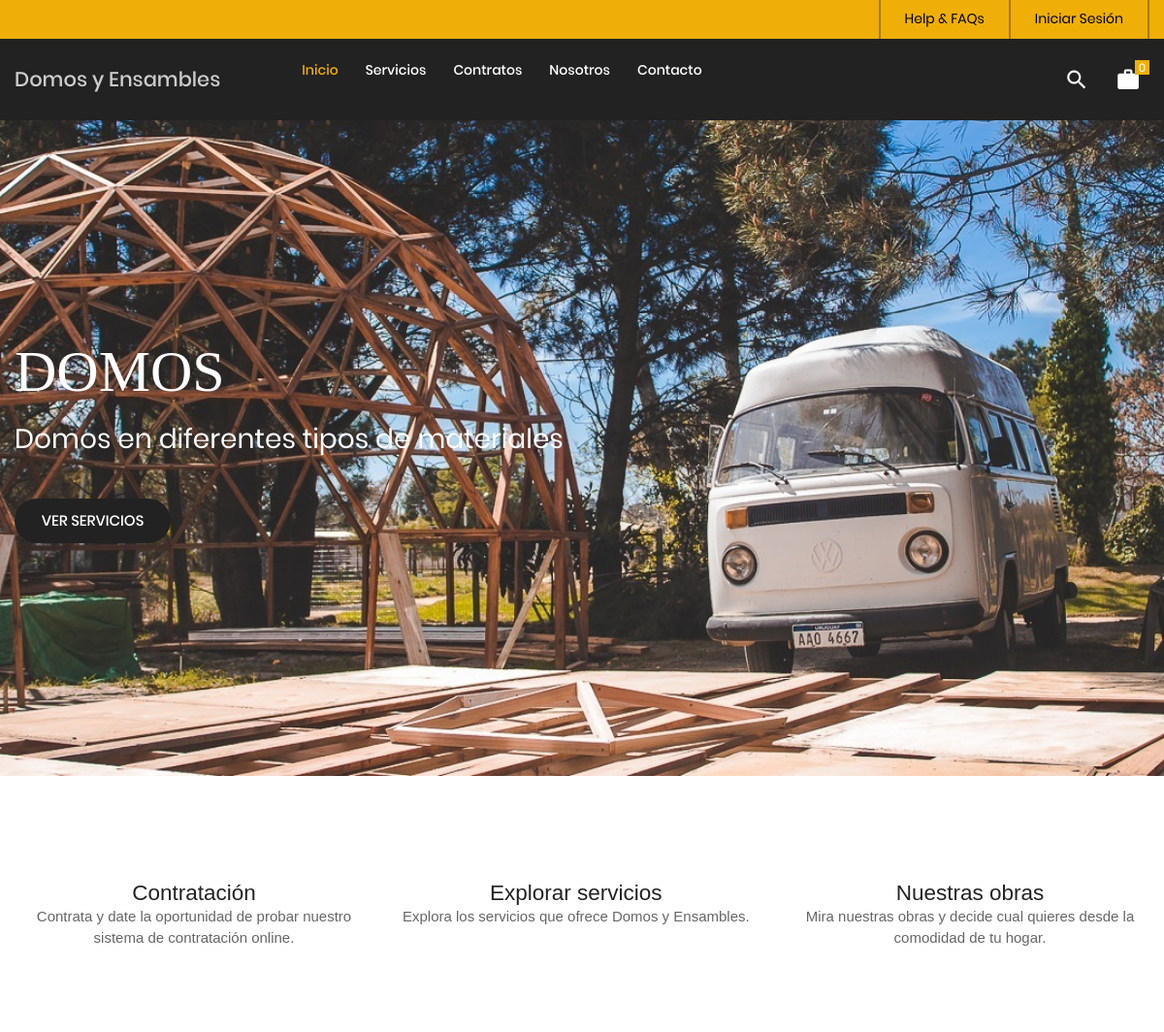
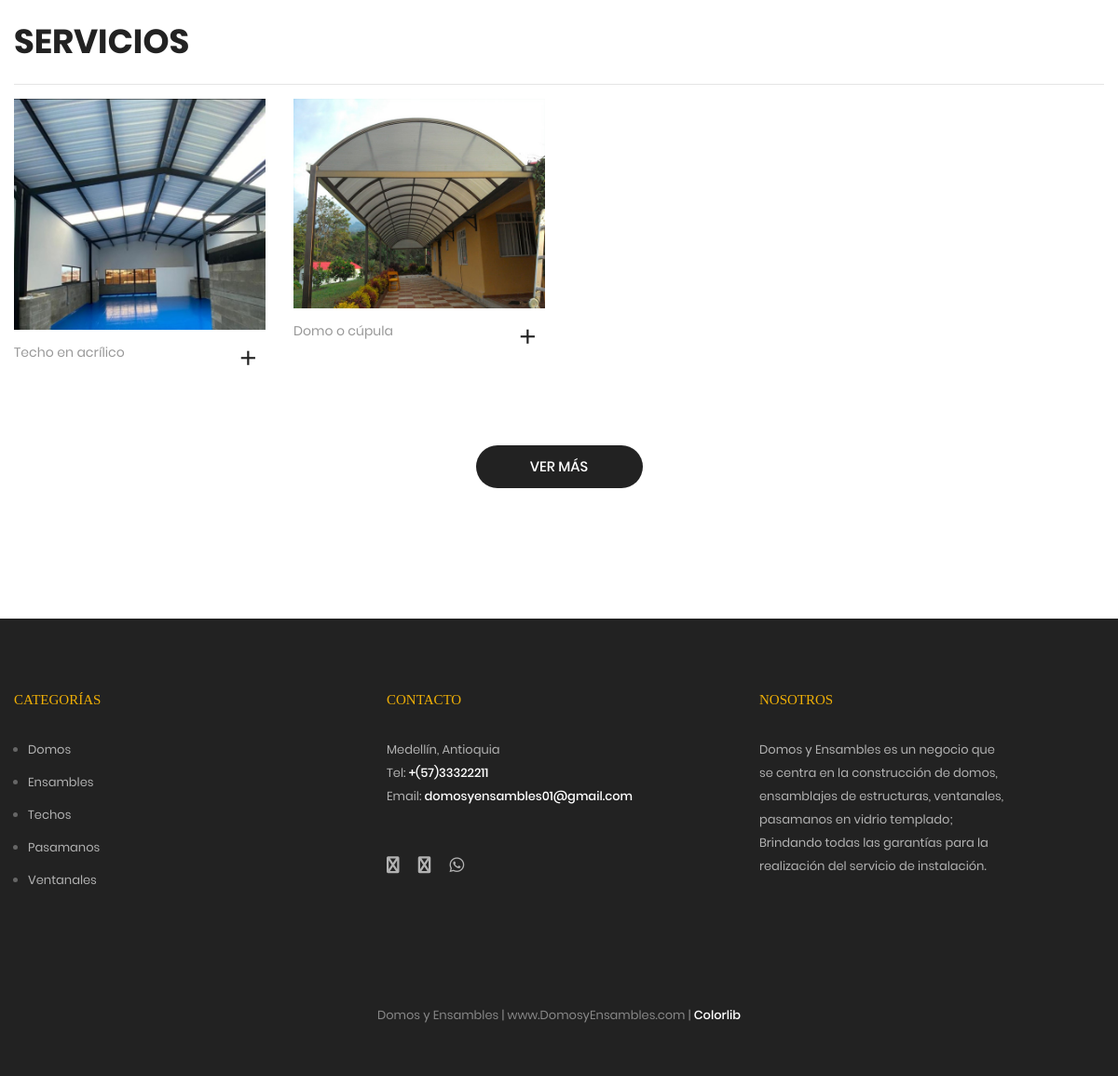
The page / on the database its author committed (2 pictures, top to bottom).
### tables this page shows
CREATE TABLE `categoria` (
  `idcategoria` bigint(20) NOT NULL,
  `nombre` varchar(255) NOT NULL,
  `descripcion` text NOT NULL,
  `portada` varchar(100) NOT NULL,
  `datecreated` datetime NOT NULL DEFAULT current_timestamp(),
  `ruta` varchar(255) NOT NULL,
  `status` int(11) NOT NULL DEFAULT 1
);

CREATE TABLE `servicio` (
  `idservicio` bigint(20) NOT NULL,
  `categoriaid` bigint(20) NOT NULL,
  `codigo` varchar(30) NOT NULL,
  `nombre` varchar(255) NOT NULL,
  `descripcion` text NOT NULL,
  `imagen` varchar(100) DEFAULT NULL,
  `datecreated` datetime NOT NULL DEFAULT current_timestamp(),
  `ruta` varchar(255) NOT NULL,
  `status` int(11) NOT NULL DEFAULT 1
);

### Libraries/Core/Views.php (called while the page is built)
<?php
	class Views
	{
		function getView($controller,$view,$data="")
		{
			$controller = get_class($controller);
			if($controller == "Home"){
				$view = "Views/".$view.".php";
			}else{
				$view = "Views/".$controller."/".$view.".php";
			}
			require_once ($view);
		}
	}
 ?>

### Controllers/Home.php (called while the page is built, shortened)
<?php
	require_once("Models/TCategoria.php");
	require_once("Models/TServicio.php");
	class Home extends Controllers{
		public function home()
		{
			$pageContent = getPageRout('inicio');
			$data['page_tag'] = NOMBRE_EMPESA;
			$data['page_title'] = NOMBRE_EMPESA;
			$data['page_name'] = "domos_y_ensambles";
			$data['page'] = $pageContent;
			$data['slider'] = $this->getCategoriasT(CAT_SLIDER);
			$data['banner'] = $this->getCategoriasT(CAT_BANNER);
			$data['servicios'] = $this->getServiciosT();
			$this->views->getView($this,"home",$data);
		}
	}
 ?>

### index.php (called while the page is built, shortened)
<?php
	require_once("Helpers/Helpers.php");
	require_once("Libraries/Core/Load.php");
 ?>

### Libraries/Core/Mysql.php (called while the page is built, shortened)
<?php
	class Mysql extends Conexion
	{
		private $conexion;
		function __construct()
		{
			$this->conexion = new Conexion();
			$this->conexion = $this->conexion->conect();
		}
		public function select_all(string $query)
		{
			$this->strquery = $query;
        	$result = $this->conexion->prepare($this->strquery);
			$result->execute();
        	$data = $result->fetchall(PDO::FETCH_ASSOC);
        	return $data;
		}
	}
 ?>

### Libraries/Core/Conexion.php (called while the page is built)
<?php
class Conexion{
	private $conect;
	public function __construct(){
		$connectionString = "mysql:host=".DB_HOST.";dbname=".DB_NAME.";charset=".DB_CHARSET;
		try{
			$this->conect = new PDO($connectionString, DB_USER, DB_PASSWORD);
			$this->conect->setAttribute(PDO::ATTR_ERRMODE, PDO::ERRMODE_EXCEPTION);
		}catch(PDOException $e){
			$this->conect = 'Error de conexión';
		    echo "ERROR: " . $e->getMessage();
		}
	}
	public function conect(){
		return $this->conect;
	}
}
?>

### Models/TCategoria.php (called while the page is built, shortened)
<?php
require_once("Libraries/Core/Mysql.php");
trait TCategoria{
	public function getCategoriasT(string $categorias){
		$this->con = new Mysql();
		$sql = "SELECT idcategoria, nombre, descripcion, portada, ruta
				 FROM categoria WHERE status != 0 AND idcategoria IN ($categorias)";
		$request = $this->con->select_all($sql);
		if(count($request) > 0){
			for ($c=0; $c < count($request) ; $c++) {
				$request[$c]['portada'] = BASE_URL.'/Assets/images/uploads/'.$request[$c]['portada'];
			}
		}
		return $request;
	}
}
 ?>

### Helpers/Helpers.php (called while the page is built, shortened)
<?php
	function base_url()
	{
		return BASE_URL;
	}
    function media()
    {
        return BASE_URL."/Assets";
    }
    function footerTienda($data="")
    {
        $view_footer = "Views/Template/footer_tienda.php";
        require_once ($view_footer);
    }
    function getCatFooter(){
        require_once ("Models/CategoriasModel.php");
        $objCategoria = new CategoriasModel();
        $request = $objCategoria->getCategoriasFooter();
        return $request;
    }
    function getInfoPage(int $idpagina){
        require_once("Libraries/Core/Mysql.php");
        $con = new Mysql();
        $sql = "SELECT * FROM post WHERE idpost = $idpagina";
        $request = $con->select($sql);
        return $request;
    }
    function getPageRout(string $ruta){
        require_once("Libraries/Core/Mysql.php");
        $con = new Mysql();
        $sql = "SELECT * FROM post WHERE ruta = '$ruta' AND status != 0 ";
        $request = $con->select($sql);
        if(!empty($request)){
            $request['portada'] = $request['portada'] != "" ? media()."/images/uploads/".$request['portada'] : "";
        }
        return $request;
    }
 ?>

### Models/TServicio.php (called while the page is built, shortened)
<?php
require_once("Libraries/Core/Mysql.php");
trait TServicio{
	public function getServiciosT(){
		$this->con = new Mysql();
		$sql = "SELECT p.idservicio,
						p.codigo,
						p.nombre,
						p.descripcion,
						p.categoriaid,
						c.nombre as categoria,
						p.ruta
				FROM servicio p
				INNER JOIN categoria c
				ON p.categoriaid = c.idcategoria
				WHERE p.status != 0 ORDER BY p.idservicio DESC LIMIT ".CANTPORDHOME;
				$request = $this->con->select_all($sql);
				if(count($request) > 0){
					for ($c=0; $c < count($request) ; $c++) {
						$intIdServicio = $request[$c]['idservicio'];
						$sqlImg = "SELECT img
								FROM imagen
								WHERE servicioid = $intIdServicio";
						$arrImg = $this->con->select_all($sqlImg);
						if(count($arrImg) > 0){
							for ($i=0; $i < count($arrImg); $i++) {
								$arrImg[$i]['url_image'] = media().'/images/uploads/'.$arrImg[$i]['img'];
							}
						}
						$request[$c]['images'] = $arrImg;
					}
				}
		return $request;
	}
}
 ?>

### Models/CategoriasModel.php (called while the page is built, shortened)
<?php
	class CategoriasModel extends Mysql
	{
		public function getCategoriasFooter(){
			$sql = "SELECT idcategoria, nombre, descripcion, portada, ruta
					FROM categoria WHERE  status = 1 AND idcategoria IN (".CAT_FOOTER.")";
			$request = $this->select_all($sql);
			if(count($request) > 0){
				for ($c=0; $c < count($request) ; $c++) {
					$request[$c]['portada'] = BASE_URL.'/Assets/images/uploads/'.$request[$c]['portada'];
				}
			}
			return $request;
		}
	}
 ?>

### Views/home.php (the view, shortened to what this page needs)
<?php
	$arrSlider = $data['slider'];
	$arrServicios = $data['servicios'];
 ?>
	<section class="section-slide">
		<div class="wrap-slick1">
			<div class="slick1">
			<?php
			for ($i=0; $i < count($arrSlider) ; $i++) {
				$ruta = $arrSlider[$i]['ruta'];
			 ?>
				<div class="item-slick1" style="background-image: url(<?= $arrSlider[$i]['portada'] ?>);">
					<div class="container h-full">
						<div class="flex-col-l-m h-full p-t-100 p-b-30 respon5">
							<div class="layer-slick1 animated visible-false" data-appear="fadeInUp" data-delay="0">
								<span class="ltext-201 cl5 respon2">
									<?= $arrSlider[$i]['nombre'] ?>
								</span>
							</div>
							<div class="layer-slick1 animated visible-false" data-appear="fadeInDown" data-delay="800">
								<h2 class="ltext-101 cl5 p-t-19 p-b-43 respon1">
									<?= $arrSlider[$i]['descripcion'] ?>
								</h2>
							</div>
							<div class="layer-slick1 animated visible-false" data-appear="zoomIn" data-delay="1600">
								<a href="<?= base_url().'/tienda/categoria/'.$arrSlider[$i]['idcategoria'].'/'.$ruta; ?>" class="flex-c-m stext-101 cl5 size-101 bg1 bor1 hov-btn1 p-lr-15 trans-04">
									Ver servicios
								</a>
							</div>
						</div>
					</div>
				</div>
			<?php
			}
			?>
			</div>
		</div>
	</section>
	<br>
	<br>
	<br>
	<section>
	<div class="features">
      <div class="container">
        <div class="row">
          <div class="col-md-4 col-sm-6 col-xs-12">
                <div class="feature-box media">
              <div class="feature-text media-body">
                <svg class="col" width="35" height="35" style="color:black;" ><use xlink:href="<?= media() ?>/tienda/vendor/bootstrap/css/bootstrap-icons.svg#book"/></svg>
                <h4 class="ltext-70 cl2 text-center">Contratación</h4>
                <p class="feature-detail text-center">Contrata y date la oportunidad de probar nuestro sistema de contratación online.</p>
              </div>
            </div>
          </div>
          <div class="col-md-4 col-sm-6 col-xs-12">
            <div class="feature-box media pull-left">
              <div class="feature-text media-body ">
                <svg class="col"  width="35" height="35" style="color:black;" ><use xlink:href="<?= media() ?>/tienda/vendor/bootstrap/css/bootstrap-icons.svg#search"/></svg>
                <h4 class="ltext-70 cl2 text-center">Explorar servicios</h4>
                <p class="feature-detail text-center">Explora los servicios que ofrece Domos y Ensambles.</p>
              </div>
            </div>
          </div>
          <div class="col-md-4 col-sm-6 col-xs-12">
            <div class="feature-box media pull-left">
              <div class="feature-text media-body">
                <svg class="col"  width="35" height="35" style="color:black;"><use xlink:href="<?= media() ?>/tienda/vendor/bootstrap/css/bootstrap-icons.svg#bricks"/></svg>
                <h4 class="ltext-70 cl2 text-center">Nuestras obras</h4>
                <p class="feature-detail text-center">Mira nuestras obras y decide cual quieres desde la comodidad de tu hogar.</p>
              </div>
            </div>
          </div>
        </div>
      </div>
    </div>
	</section>
	<br>
	<br>
	<br>
	<section class="bg0 p-t-23 p-b-140">
		<div class="container">
			<div class="p-b-10">
				<h3 class="ltext-103 cl2">
					Servicios
				</h3>
			</div>
			<hr>
			<div class="row isotope-grid">
			<?php
				for ($p=0; $p < count($arrServicios) ; $p++) {
					$rutaServicio = $arrServicios[$p]['ruta'];
					if(count($arrServicios[$p]['images']) > 0 ){
						$portada = $arrServicios[$p]['images'][0]['url_image'];
					}else{
						$portada = media().'/images/uploads/product.png';
					}
			 ?>
				<div class="col-sm-6 col-md-4 col-lg-3 p-b-35 isotope-item women">
					<div class="block2">
						<div class="block2-pic hov-img0">
							<img src="<?= $portada ?>" alt="<?= $arrServicios[$p]['nombre'] ?>">
						</div>
						<div class="block2-txt flex-w flex-t p-t-14">
							<div class="block2-txt-child1 flex-col-l ">
								<a href="<?= base_url().'/tienda/servicio/'.$arrServicios[$p]['idservicio'].'/'.$rutaServicio; ?>" class="stext-104 cl4 hov-cl1 trans-04 js-name-b2 p-b-6">
									<?= $arrServicios[$p]['nombre'] ?>
								</a>
							</div>
							<div class="block2-txt-child2 flex-r p-t-3">
								<a href="#"
								 id="<?= openssl_encrypt($arrServicios[$p]['idservicio'],METHODENCRIPT,KEY); ?>"
								 class="btn-addwish-b2 dis-block pos-relative js-addwish-b2 js-addcart-detail
								 icon-header-item cl2 hov-cl1 trans-04 p-l-22 p-r-11
								 ">
									<i class="zmdi zmdi-plus"></i>
								</a>
							</div>
						</div>
					</div>
				</div>
			<?php } ?>
			</div>
			<div class="flex-c-m flex-w w-full p-t-45">
				<a href="<?= base_url() ?>/tienda" class="flex-c-m stext-101 cl5 size-103 bg3 bor1 hov-btn1 p-lr-15 trans-04">
					Ver más
				</a>
			</div>
		</div>
	</section>
<?php
	footerTienda($data);
 ?>

### Views/Template/footer_tienda.php (shortened to what this page needs)
	<?php
		$catFotter = getCatFooter();
	 ?>
	<footer class="bg3 p-t-75 p-b-32">
		<div class="container">
			<div class="row">
				<div class="col-sm-6 col-lg-4 p-b-50">
					<h4 class="stext-301 cl1 p-b-30">
						Categorías
					</h4>
					<?php if(count($catFotter) > 0){ ?>
					<ul>
						<?php foreach ($catFotter as $cat) { ?>
						<li class="p-b-10">
							<a href="<?= base_url() ?>/tienda/categoria/<?= $cat['idcategoria'].'/'.$cat['ruta'] ?>" class="stext-107 cl7 hov-cl1 trans-04">
								<?= $cat['nombre'] ?>
							</a>
						</li>
						<?php } ?>
					</ul>
					<?php } ?>
				</div>
				<div class="col-sm-6 col-lg-4 p-b-50">
					<h4 class="stext-301 cl1 p-b-30">
						Contacto
					</h4>
					<p class="stext-107 cl7 size-201">
						<?= DIRECCION ?> <br>
						Tel: <a class="linkFooter" href="tel:<?= TELEMPRESA ?>"><?= TELEMPRESA ?></a><br>
						Email: <a class="linkFooter" href="mailto:<?= EMAIL_EMPRESA ?>"><?= EMAIL_EMPRESA ?></a>
					</p>
					<div class="p-t-27">
						<a href="<?= FACEBOOK ?>" target="_blanck" class="fs-18 cl7 hov-cl1 trans-04 m-r-16">
							<i class="fa fa-facebook"></i>
						</a>
						<a href="<?= INSTAGRAM ?>" target="_blanck"  class="fs-18 cl7 hov-cl1 trans-04 m-r-16">
							<i class="fa fa-instagram"></i>
						</a>
						<a href="https://wa.me/<?= WHATSAPP ?>" target="_blanck"  class="fs-18 cl7 hov-cl1 trans-04 m-r-16">
							<i class="fab fa-whatsapp"></i>
						</a>
					</div>
				</div>
				<div class="col-sm-6 col-lg-4 p-b-50">
					<h4 class="stext-301 cl1 p-b-30">
						Nosotros
					</h4>
					<p class="stext-107 cl7 size-201">
						Domos y Ensambles es un negocio que se centra en la construcción de domos, ensamblajes de estructuras, ventanales, pasamanos en vidrio templado; Brindando todas las garantías para la realización del servicio de instalación.
					</p>
				</div>
			</div>
			<div class="p-t-40">
				<p class="stext-107 cl6 txt-center">
					<?= NOMBRE_EMPESA; ?> | <?= WEB_EMPRESA; ?> | <a href="https://colorlib.com" target="_blank">Colorlib</a>
				</p>
			</div>
		</div>
	</footer>
</body>
</html>

### Assets/tienda/css/main.css (style rules this page uses)
.container { max-width: 1380px; }
@media (max-width: 1600px) { .container { max-width: 1200px; } }
.slick-slide { outline: none !important; }
.container p { margin-bottom: 20px; }
.container ul, .container ol { margin-left: 15px; margin-bottom: 20px; }
.container ul, .container ul li { list-style: initial; }
.icon-header-item { position: relative; font-size: 26px; line-height: 1; cursor: pointer; }
.wrap-slick1 { position: relative; }
.item-slick1 { height: calc(100vh - 40px); background-size: cover; background-repeat: no-repeat; background-position: center center; }
.block2-pic { position: relative; }
.block2-txt-child1 { width: calc(100% - 30px); }
.block2-txt-child2 { width: 30px; }
.cl1 { color: #EFAF06; }
.cl2 { color: #222 }
.cl4 { color: #999; }
.cl5 { color: #fff; }
.cl6 { color: #888; }
.cl7 { color: #b2b2b2; }
.stext-101 { font-family: Poppins-Medium; font-size: 15px; line-height: 1.466667; text-transform: uppercase; }
.stext-104 { font-family: Poppins-Regular; font-size: 14px; line-height: 1.466667; }
.stext-107 { font-family: Poppins-Regular; font-size: 13px; line-height: 1.923; }
.stext-301 { font-family: Montserrat-Bold; font-size: 15px; line-height: 1.6; text-transform: uppercase; }
.ltext-101 { font-family: Poppins-Regular; font-size: 28px; line-height: 1.2857; }
.ltext-103 { font-family: Poppins-Bold; font-size: 36px; line-height: 1.1; text-transform: uppercase; }
.ltext-201 { font-family: PlayfairDisplay-Bold; font-size: 60px; line-height: 1.1; text-transform: uppercase; }
.size-101 { min-width: 161px; height: 46px; }
.size-103 { min-width: 179px; height: 46px; }
.size-201 { max-width: 270px; }
.bg0 { background-color: #fff; }
.bg1 { background-color: #222222; }
.bg3 { background-color: #222; }
.bor1 { border-radius: 23px; }
.hov-img0 { display: block; overflow: hidden; }
.hov-img0 img { width: 100%; -webkit-transition: transform 0.9s ease; -o-transition: transform 0.9s ease; -moz-transition: transform 0.9s ease; transition: transform 0.9s ease; }
.linkFooter { color: #FFF !important; }

### rows shown on the page
categoria: nombre "DOMOS", descripcion "Domos en diferentes tipos de materiales", nombre "Domos"
servicio: shows a picture, nombre "Techo en acrílico"
servicio: shows a picture, nombre "Domo o cúpula"
categoria: nombre "Ensambles"
categoria: nombre "Techos"
categoria: nombre "Pasamanos"
categoria: nombre "Ventanales"

### other values the page prints
DIRECCION "Medellín, Antioquia"
TELEMPRESA "+(57)33322211"
EMAIL_EMPRESA "domosyensambles01@gmail.com"
NOMBRE_EMPESA "Domos y Ensambles"
WEB_EMPRESA "www.DomosyEnsambles.com"
